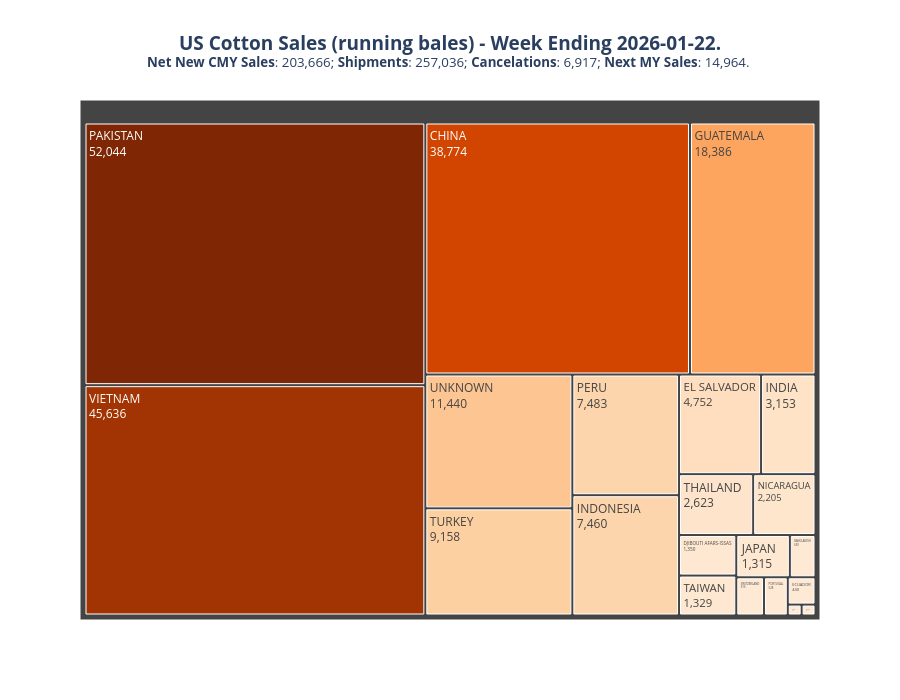

The cell this chart's notebook holds for it:
### Markdown cell above
# Export Sales Treemap

### Code cell
fig = px.treemap(last_week, path=["countryDescription"], values="currentMYNetSales",
                 color= "currentMYNetSales",
                 color_continuous_scale="Oranges",
                 title=f"<b>US Cotton Sales (running bales) - Week Ending {latest_formated}.</b><br>"
                 f"<sup><b>Net New CMY Sales</b>: {net_new_sales};" 
                 f"<b> Shipments</b>: {week_shipments};"
                 f"<b> Cancelations</b>: {cancel};"
                 f"<b> Next MY Sales</b>: {NMY_net_new_sales}. </sup>")
fig.update_layout(width=900, height=700,
                  title_font=dict(size=19),
                  title_x=0.5)
fig.update_traces(texttemplate="%{label}<br>%{value:,.0f}")
fig.update_coloraxes(showscale=False)

### Figure 1 — Plotly figure (JSON) as saved in the notebook; plotly's stock layout.template omitted (floating-point values rounded to 4 significant figures)
{"data": [{"branchvalues": "total", "customdata": [[88.0], [18390.0], [4752.0], [-5037.0], [2205.0], [-2.0], [88.0], [NaN], [440.0], [7483.0], [NaN], [NaN], [NaN], [616.0], [528.0], [NaN], [9158.0], [NaN], [3153.0], [52040.0], [630.0], [2623.0], [45640.0], [NaN], [NaN], [7460.0], [NaN], [NaN], [38770.0], [-793.0], [NaN], [1329.0], [1315.0], [NaN], [NaN], [1350.0], [11440.0]], "domain": {"x": [0, 1], "y": [0, 1]}, "hovertemplate": "labels=%{label}<br>currentMYNetSales_sum=%{value}<br>parent=%{parent}<br>id=%{id}<br>currentMYNetSales=%{color}<extra></extra>", "ids": ["MEXICO", "GUATEMALA", "EL SALVADOR", "HONDURAS", "NICARAGUA", "COSTA RICA", "COLOMBIA", "VENEZUELA", "ECUADOR", "PERU", "BRAZIL", "BELGIUM-LUXEMBOURG", "GERMANY", "SWITZERLAND", "PORTUGAL", "ITALY", "TURKEY", "UNITED ARAB EMIRATES", "INDIA", "PAKISTAN", "BANGLADESH", "THAILAND", "VIETNAM", "MALAYSIA", "SINGAPORE", "INDONESIA", "PHILIPPINES", "MACAU", "CHINA", "S. KOREA", "HONG KONG", "TAIWAN", "JAPAN", "ALGERIA", "EGYPT", "DJIBOUTI AFARS-ISSAS", "UNKNOWN"], "labels": ["MEXICO", "GUATEMALA", "EL SALVADOR", "HONDURAS", "NICARAGUA", "COSTA RICA", "COLOMBIA", "VENEZUELA", "ECUADOR", "PERU", "BRAZIL", "BELGIUM-LUXEMBOURG", "GERMANY", "SWITZERLAND", "PORTUGAL", "ITALY", "TURKEY", "UNITED ARAB EMIRATES", "INDIA", "PAKISTAN", "BANGLADESH", "THAILAND", "VIETNAM", "MALAYSIA", "SINGAPORE", "INDONESIA", "PHILIPPINES", "MACAU", "CHINA", "S. KOREA", "HONG KONG", "TAIWAN", "JAPAN", "ALGERIA", "EGYPT", "DJIBOUTI AFARS-ISSAS", "UNKNOWN"], "marker": {"coloraxis": "coloraxis", "colors": [88.0, 18390.0, 4752.0, -5037.0, 2205.0, -2.0, 88.0, NaN, 440.0, 7483.0, NaN, NaN, NaN, 616.0, 528.0, NaN, 9158.0, NaN, 3153.0, 52040.0, 630.0, 2623.0, 45640.0, NaN, NaN, 7460.0, NaN, NaN, 38770.0, -793.0, NaN, 1329.0, 1315.0, NaN, NaN, 1350.0, 11440.0]}, "name": "", "parents": ["", "", "", "", "", "", "", "", "", "", "", "", "", "", "", "", "", "", "", "", "", "", "", "", "", "", "", "", "", "", "", "", "", "", "", "", ""], "texttemplate": "%{label}<br>%{value:,.0f}", "type": "treemap", "values": [88.0, 18390.0, 4752.0, -5037.0, 2205.0, -2.0, 88.0, 0.0, 440.0, 7483.0, 0.0, 0.0, 0.0, 616.0, 528.0, 0.0, 9158.0, 0.0, 3153.0, 52040.0, 630.0, 2623.0, 45640.0, 0.0, 0.0, 7460.0, 0.0, 0.0, 38770.0, -793.0, 0.0, 1329.0, 1315.0, 0.0, 0.0, 1350.0, 11440.0]}], "layout": {"coloraxis": {"colorbar": {"title": {"text": "currentMYNetSales"}}, "colorscale": [[0, "rgb(255,245,235)"], [0.125, "rgb(254,230,206)"], [0.25, "rgb(253,208,162)"], [0.375, "rgb(253,174,107)"], [0.5, "rgb(253,141,60)"], [0.625, "rgb(241,105,19)"], [0.75, "rgb(217,72,1)"], [0.875, "rgb(166,54,3)"], [1, "rgb(127,39,4)"]], "showscale": false}, "height": 700, "legend": {"tracegroupgap": 0}, "title": {"font": {"size": 19}, "text": "<b>US Cotton Sales (running bales) - Week Ending 2026-01-22.</b><br><sup><b>Net New CMY Sales</b>: 203,666;<b> Shipments</b>: 257,036;<b> Cancelations</b>: 6,917;<b> Next MY Sales</b>: 14,964. </sup>", "x": 0.5}, "width": 900}}
